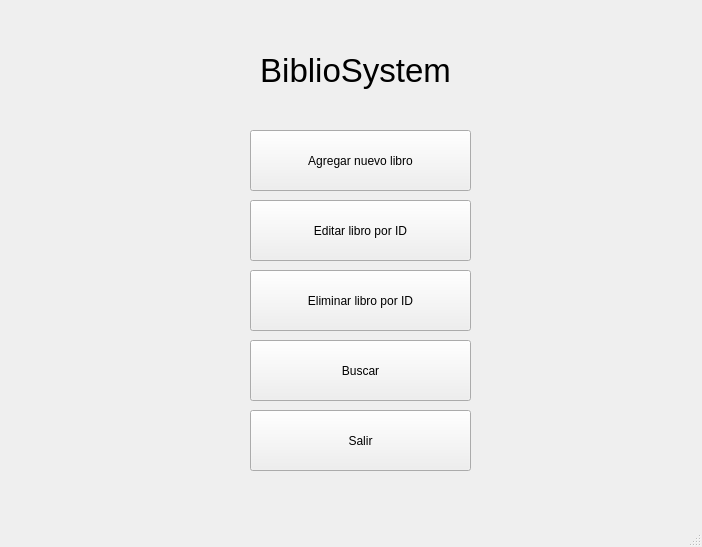
<?xml version="1.0" encoding="UTF-8"?>
<ui version="4.0">
 <class>MainWindow</class>
 <widget class="QMainWindow" name="MainWindow">
  <property name="geometry">
   <rect>
    <x>0</x>
    <y>0</y>
    <width>702</width>
    <height>547</height>
   </rect>
  </property>
  <property name="windowTitle">
   <string>MainWindow</string>
  </property>
  <widget class="QWidget" name="centralwidget">
   <widget class="QLabel" name="label">
    <property name="geometry">
     <rect>
      <x>220</x>
      <y>30</y>
      <width>271</width>
      <height>81</height>
     </rect>
    </property>
    <property name="font">
     <font>
      <pointsize>25</pointsize>
      <strikeout>false</strikeout>
     </font>
    </property>
    <property name="text">
     <string>BiblioSystem</string>
    </property>
    <property name="alignment">
     <set>Qt::AlignCenter</set>
    </property>
   </widget>
   <widget class="QPushButton" name="agregarLibro">
    <property name="geometry">
     <rect>
      <x>250</x>
      <y>130</y>
      <width>221</width>
      <height>61</height>
     </rect>
    </property>
    <property name="text">
     <string>Agregar nuevo libro</string>
    </property>
   </widget>
   <widget class="QPushButton" name="editarLibro">
    <property name="geometry">
     <rect>
      <x>250</x>
      <y>200</y>
      <width>221</width>
      <height>61</height>
     </rect>
    </property>
    <property name="text">
     <string>Editar libro por ID</string>
    </property>
   </widget>
   <widget class="QPushButton" name="eliminarLibro">
    <property name="geometry">
     <rect>
      <x>250</x>
      <y>270</y>
      <width>221</width>
      <height>61</height>
     </rect>
    </property>
    <property name="text">
     <string>Eliminar libro por ID</string>
    </property>
   </widget>
   <widget class="QPushButton" name="buscarLibro">
    <property name="geometry">
     <rect>
      <x>250</x>
      <y>340</y>
      <width>221</width>
      <height>61</height>
     </rect>
    </property>
    <property name="text">
     <string>Buscar</string>
    </property>
   </widget>
   <widget class="QPushButton" name="salir">
    <property name="geometry">
     <rect>
      <x>250</x>
      <y>410</y>
      <width>221</width>
      <height>61</height>
     </rect>
    </property>
    <property name="text">
     <string>Salir</string>
    </property>
   </widget>
  </widget>
  <widget class="QStatusBar" name="statusbar"/>
 </widget>
 <resources/>
 <connections/>
</ui>
